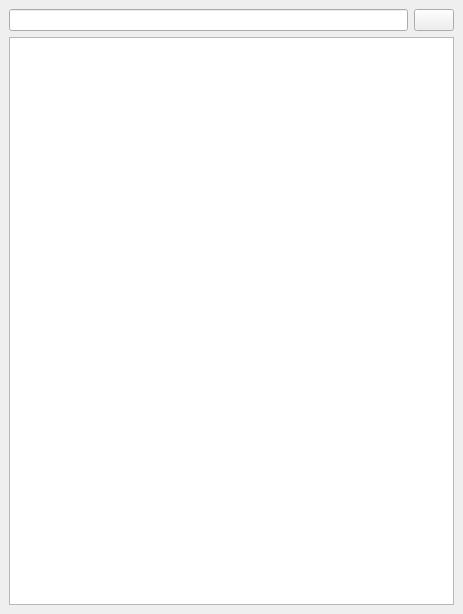
<?xml version="1.0" encoding="UTF-8"?>
<ui version="4.0">
 <class>MainWindow</class>
 <widget class="QMainWindow" name="MainWindow">
  <property name="geometry">
   <rect>
    <x>0</x>
    <y>0</y>
    <width>463</width>
    <height>614</height>
   </rect>
  </property>
  <property name="windowTitle">
   <string>PocketBookTest</string>
  </property>
  <widget class="QWidget" name="centralwidget">
   <layout class="QVBoxLayout" name="verticalLayout_2">
    <item>
     <layout class="QHBoxLayout" name="horizontalLayout">
      <item>
       <widget class="QLineEdit" name="folderPathLineEdit">
        <property name="readOnly">
         <bool>true</bool>
        </property>
       </widget>
      </item>
      <item>
       <widget class="QPushButton" name="folderSelectButton">
        <property name="sizePolicy">
         <sizepolicy hsizetype="Fixed" vsizetype="Fixed">
          <horstretch>0</horstretch>
          <verstretch>0</verstretch>
         </sizepolicy>
        </property>
        <property name="text">
         <string/>
        </property>
        <property name="icon">
         <iconset theme="folder"/>
        </property>
        <property name="flat">
         <bool>false</bool>
        </property>
       </widget>
      </item>
     </layout>
    </item>
    <item>
     <widget class="QListView" name="listView"/>
    </item>
   </layout>
  </widget>
 </widget>
 <resources/>
 <connections/>
</ui>
